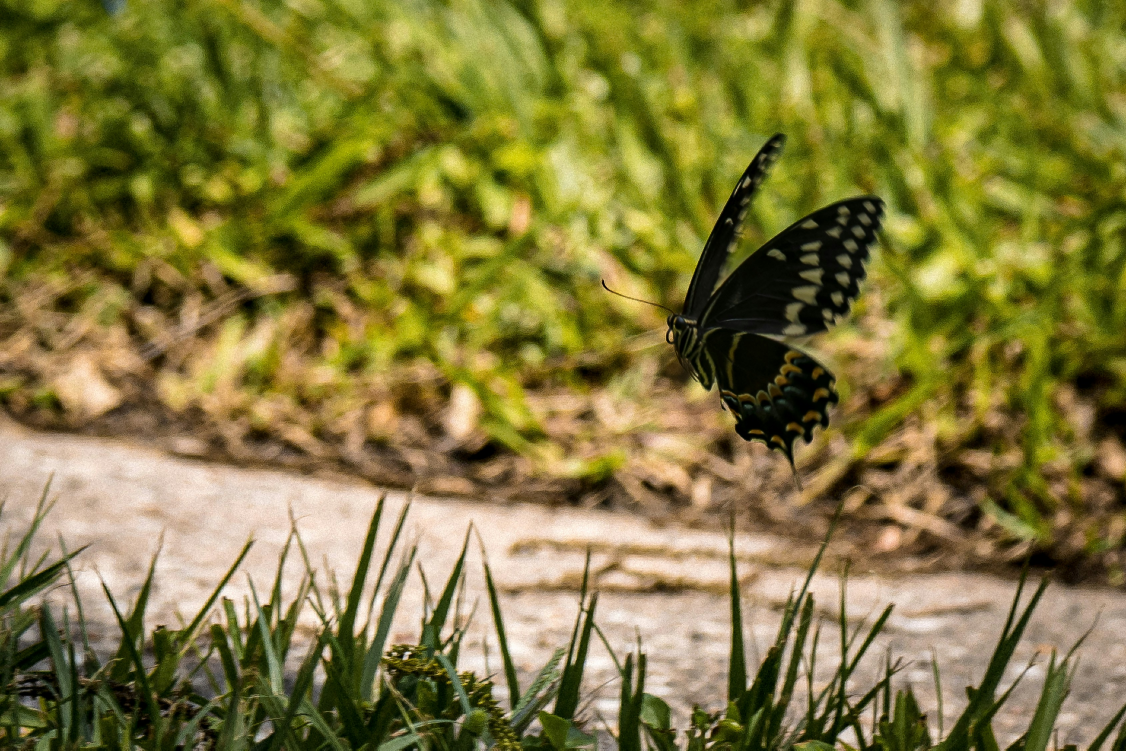
#> input picture test_data/images/img1.jpg, 3378 x 2251 px, found by its file name (shown at 1/3 size)
$ python preprocess_img.py images/img1.jpg images/img1.mem
#> lines starting #> are read from the running program, lines starting #| are printed output that depends on the picture
#!/usr/bin/env python3
"""Convert an RGB image into a 120x160x3 signed-INT8 FPGA activation .mem file.

The model's initial UINT8 -> INT8 QUANTIZE has equal scales and zero points
127 -> -1, so the conversion is equivalent to XOR with 0x80.

Command:
python preprocess_img.py images/img1.jpg images/img1.mem

"""
import argparse
from pathlib import Path

import cv2
import numpy as np

HEIGHT = 120
WIDTH = 160
CHANNELS = 3


def main():
    parser = argparse.ArgumentParser(description="Prepare an image for the Ecto-Trigger FPGA accelerator")
    parser.add_argument("input_image", type=Path, help="Input image (JPG, PNG, BMP, TIFF, WebP, etc.)")
    parser.add_argument("output_mem", type=Path, help="Output hexadecimal .mem file")
    parser.add_argument("--interpolation", choices=("linear", "area", "nearest", "cubic"), default="cubic",
                        help="OpenCV resize interpolation (default: cubic)")
    args = parser.parse_args()

    if not args.input_image.is_file():
        parser.error(f"Input image not found: {args.input_image}")
    if args.input_image.resolve() == args.output_mem.resolve():
        parser.error("Input and output paths must differ")

    img_bgr = cv2.imread(str(args.input_image), cv2.IMREAD_COLOR)
#> img_bgr is the input picture: shape (2251, 3378, 3); mean B, G, R 62.2, 122.3, 131.5
    if img_bgr is None:
        parser.error(f"Could not decode image: {args.input_image}")

    original_h, original_w = img_bgr.shape[:2]
#> original_h = 2251; original_w = 3378
    interpolation = {
        "linear": cv2.INTER_LINEAR,
        "area": cv2.INTER_AREA,
        "nearest": cv2.INTER_NEAREST,
        "cubic": cv2.INTER_CUBIC,
    }[args.interpolation]
    resized_bgr = cv2.resize(img_bgr, (WIDTH, HEIGHT), interpolation=interpolation)
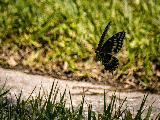
#> resized_bgr: shape (120, 160, 3); mean B, G, R 62.2, 122.3, 131.5
    rgb = cv2.cvtColor(resized_bgr, cv2.COLOR_BGR2RGB)
    # Preserve raw byte patterns; the signed interpretation is two's-complement.
    quantized_bytes = np.bitwise_xor(rgb, np.uint8(0x80))
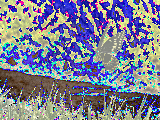
#> quantized_bytes: shape (120, 160, 3); mean R, G, B 124.4, 126.3, 146.7
    assert quantized_bytes.shape == (HEIGHT, WIDTH, CHANNELS)
    assert quantized_bytes.dtype == np.uint8

    args.output_mem.parent.mkdir(parents=True, exist_ok=True)
    with args.output_mem.open("w", encoding="ascii", newline="\n") as out:
        for value in quantized_bytes.reshape(-1):
            out.write(f"{int(value):02x}\n")
#> this loop made 57600 passes
#> value on passes 1 to 3: 185, 196, 129

    print(f"Input:  {args.input_image} ({original_w}x{original_h})")
#| Input:  images/img1.jpg (3378x2251)
    print(f"Output: {args.output_mem}")
    print(f"Tensor: ({HEIGHT}, {WIDTH}, {CHANNELS}), RGB, HWC, signed INT8")
    print(f"Values: {quantized_bytes.size:,} bytes, one hexadecimal byte per line")
#| Values: 57,600 bytes, one hexadecimal byte per line
    print("Quantization: UINT8 XOR 0x80 (scale unchanged, zero point 127 -> -1)")


if __name__ == "__main__":
    main()

$ run again, with test_data/images/img2.jpg copied over test_data/images/img1.jpg
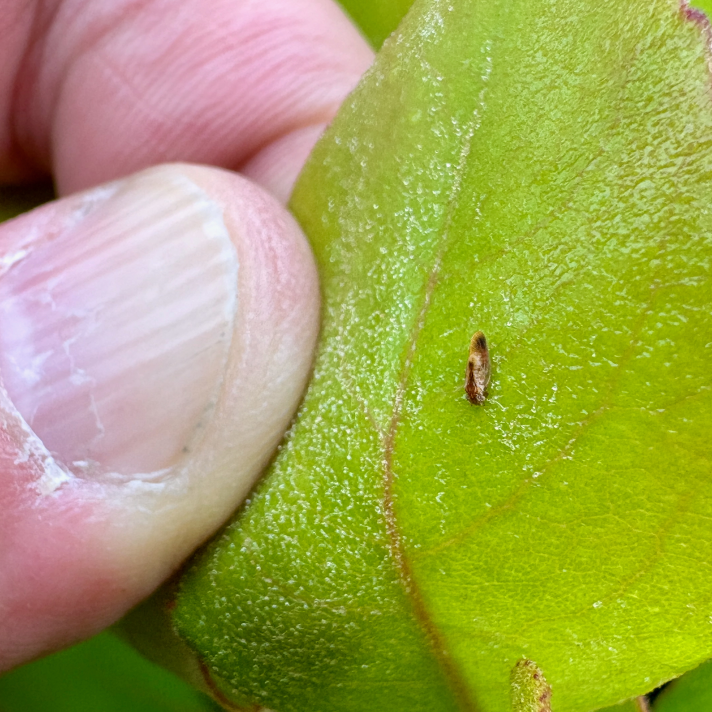
#> input picture test_data/images/img2.jpg, 2136 x 2136 px, found by its file name (shown at 1/3 size)
#> in main, img_bgr is the input picture: shape (2136, 2136, 3); mean B, G, R 83.6, 165.2, 161.8
#> in main, `resized_bgr = cv2.resize(img_bgr, (WIDTH, HEIGHT), interpolation=inter..`:
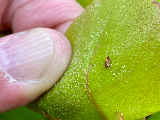
#> resized_bgr: shape (120, 160, 3); mean B, G, R 83.5, 165.1, 161.7
#> in main, `quantized_bytes = np.bitwise_xor(rgb, np.uint8(0x80))`:
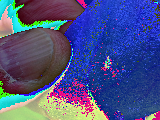
#> quantized_bytes: shape (120, 160, 3); mean R, G, B 73.3, 82, 133.7
#> the loop in main, `for value in quantized_bytes.reshape(-1):` made 57600 passes
#> value on passes 1 to 3: 56, 244, 1
#| Input:  images/img1.jpg (2136x2136)
#| Values: 57,600 bytes, one hexadecimal byte per line

$ run again, with test_data/images/img4.jpg copied over test_data/images/img1.jpg
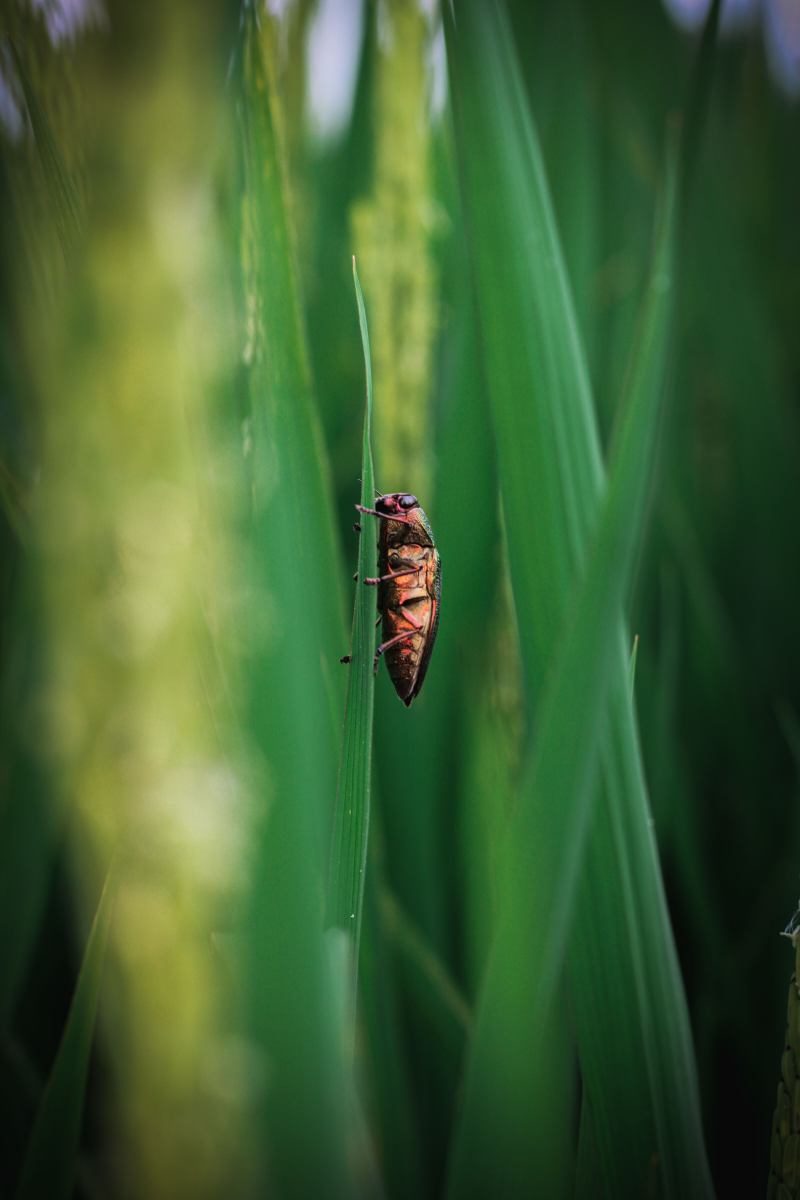
#> input picture test_data/images/img4.jpg, 4000 x 6000 px, found by its file name (shown at 1/5 size)
#> in main, img_bgr is the input picture: shape (6000, 4000, 3); mean B, G, R 50, 95.8, 62.5
#> in main, `resized_bgr = cv2.resize(img_bgr, (WIDTH, HEIGHT), interpolation=inter..`:
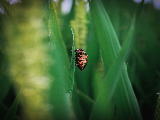
#> resized_bgr: shape (120, 160, 3); mean B, G, R 50, 95.8, 62.5
#> in main, `quantized_bytes = np.bitwise_xor(rgb, np.uint8(0x80))`:
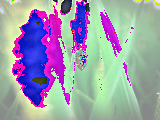
#> quantized_bytes: shape (120, 160, 3); mean R, G, B 156.5, 157.8, 173.5
#> the loop in main, `for value in quantized_bytes.reshape(-1):` made 57600 passes
#> value on passes 1 to 3: 164, 169, 147
#| Input:  images/img1.jpg (4000x6000)
#| Values: 57,600 bytes, one hexadecimal byte per line
